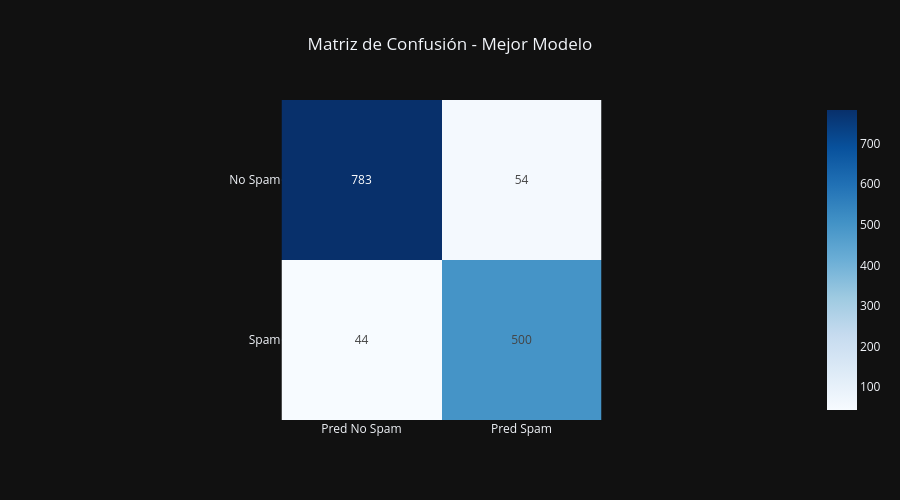
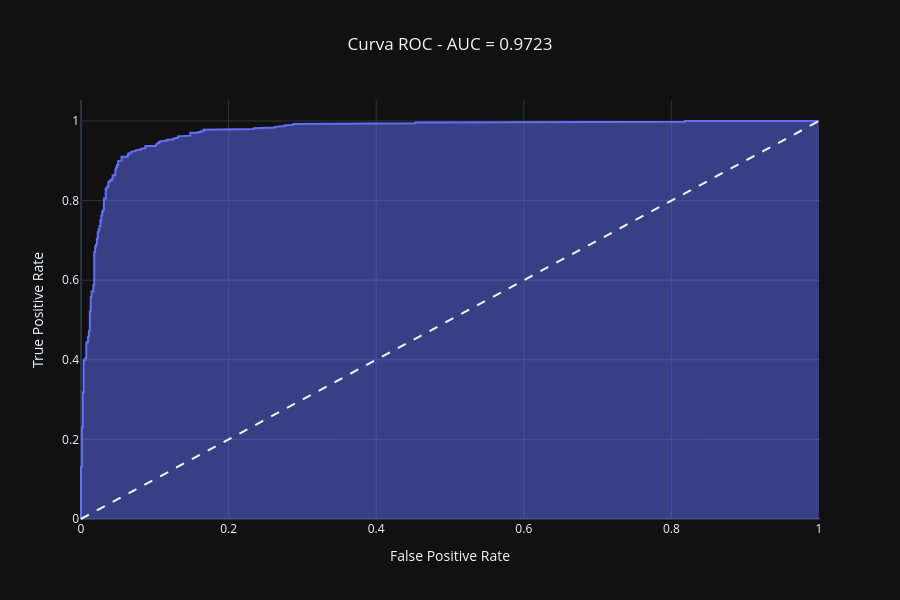

Source (notebook cell) for these figures, in order:
### Code cell
# ======================= #
# 27. MATRIZ DE CONFUSIÓN #
# ======================= #

cm = confusion_matrix(
    y_test,
    y_pred_best
)

cm_df = pd.DataFrame(
    cm,
    index=["No Spam", "Spam"],
    columns=["Pred No Spam", "Pred Spam"]
)

fig = px.imshow(
    cm_df,
    text_auto=True,
    color_continuous_scale="Blues",
    title="Matriz de Confusión - Mejor Modelo"
)

fig.update_layout(
    template="plotly_dark",
    title_x=0.5,
    height=500
)

fig.show()

# CURVA ROC #
fpr, tpr, thresholds = roc_curve(
    y_test,
    y_prob_best
)

fig = px.area(
    x=fpr,
    y=tpr,
    title=f"Curva ROC - AUC = {auc:.4f}"
)

fig.add_shape(
    type='line',
    line=dict(dash='dash'),
    x0=0,
    x1=1,
    y0=0,
    y1=1
)

fig.update_layout(
    template="plotly_dark",
    title_x=0.5,
    xaxis_title="False Positive Rate",
    yaxis_title="True Positive Rate",
    height=600
)

fig.show()

### Figure 1 — Plotly figure (JSON) as saved in the notebook; plotly's stock layout.template omitted (floating-point values rounded to 4 significant figures)
{"data": [{"coloraxis": "coloraxis", "hovertemplate": "x: %{x}<br>y: %{y}<br>color: %{z}<extra></extra>", "name": "0", "texttemplate": "%{z}", "type": "heatmap", "x": ["Pred No Spam", "Pred Spam"], "xaxis": "x", "y": ["No Spam", "Spam"], "yaxis": "y", "z": [[783, 54], [44, 500]]}], "layout": {"coloraxis": {"colorscale": [[0, "rgb(247,251,255)"], [0.125, "rgb(222,235,247)"], [0.25, "rgb(198,219,239)"], [0.375, "rgb(158,202,225)"], [0.5, "rgb(107,174,214)"], [0.625, "rgb(66,146,198)"], [0.75, "rgb(33,113,181)"], [0.875, "rgb(8,81,156)"], [1, "rgb(8,48,107)"]]}, "height": 500, "title": {"text": "Matriz de Confusión - Mejor Modelo", "x": 0.5}, "xaxis": {"anchor": "y", "constrain": "domain", "domain": [0, 1], "scaleanchor": "y"}, "yaxis": {"anchor": "x", "autorange": "reversed", "constrain": "domain", "domain": [0, 1]}}}

### Figure 2 — Plotly figure (JSON) as saved in the notebook; plotly's stock layout.template omitted (floating-point values rounded to 4 significant figures; data arrays with more than 128 entries replaced by an {"elided": "..."} marker saying what was removed)
{"data": [{"fillpattern": {"shape": ""}, "hovertemplate": "x=%{x}<br>y=%{y}<extra></extra>", "legendgroup": "", "line": {"color": "#636efa"}, "marker": {"symbol": "circle"}, "mode": "lines", "name": "", "orientation": "v", "showlegend": false, "stackgroup": "1", "type": "scatter", "x": {"elided": "201 float values"}, "xaxis": "x", "y": {"elided": "201 float values"}, "yaxis": "y"}], "layout": {"height": 600, "legend": {"tracegroupgap": 0}, "shapes": [{"line": {"dash": "dash"}, "type": "line", "x0": 0, "x1": 1, "y0": 0, "y1": 1}], "title": {"text": "Curva ROC - AUC = 0.9723", "x": 0.5}, "xaxis": {"anchor": "y", "domain": [0, 1], "title": {"text": "False Positive Rate"}}, "yaxis": {"anchor": "x", "domain": [0, 1], "title": {"text": "True Positive Rate"}}}}
